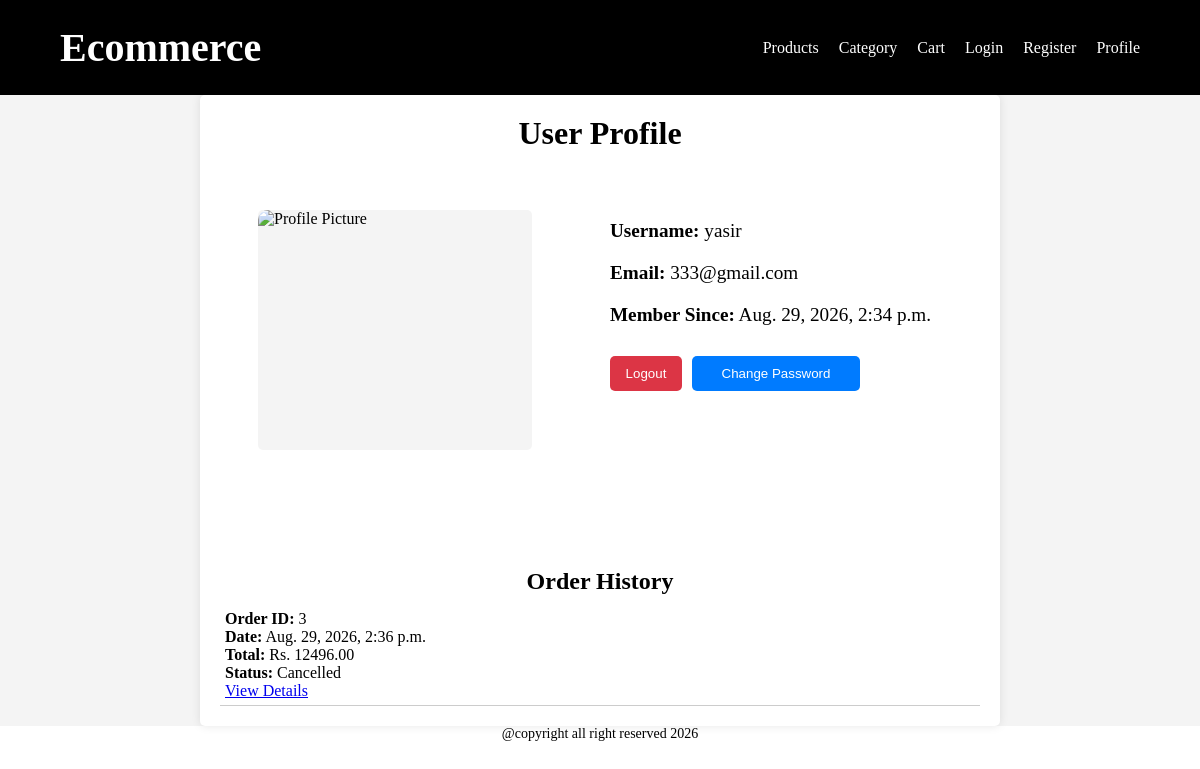
The page /accounts/profile/ (signed in) on the database as committed earlier.
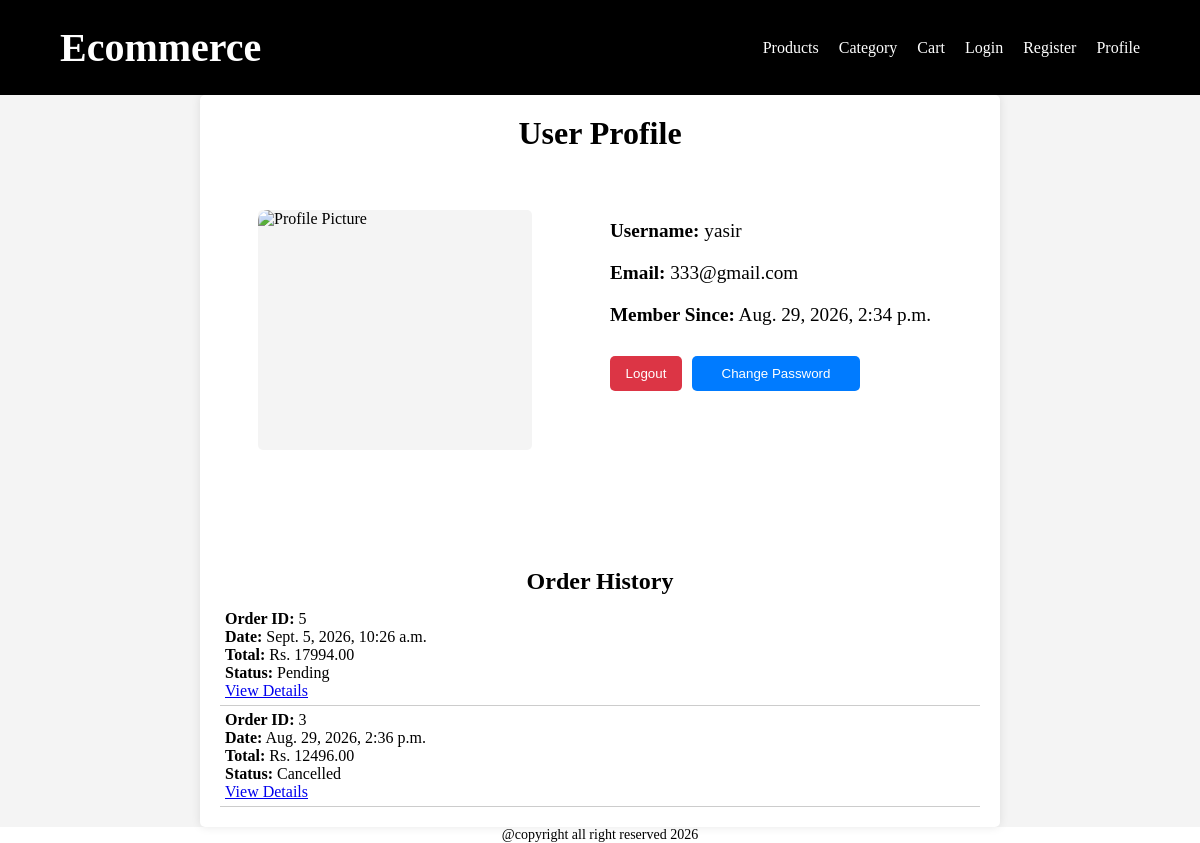
The same page on the database as committed later.
### apps/orders/models.py (models this page shows, shortened)
class Order(models.Model):
    class StatusChoices(models.TextChoices):
        Pending = 'Pending' ,'Pending'
        Processing = 'Processing', 'Processing'
        Deliverd ='Deliverd','Deliverd'
        Shipped = 'Shipped','Shipped'
        Cancelled = 'Cancelled','Cancelled'
    customer = models.ForeignKey(Customer , on_delete=models.CASCADE , related_name='orders')
    status = models.CharField(
        max_length=50,
        choices=StatusChoices.choices,
        default=StatusChoices.Pending
    )
    total_price = models.DecimalField(max_digits=10 ,decimal_places=2)
    created_at = models.DateTimeField(auto_now_add=True)
    ALLOWED_TRANSITIONS = {
        StatusChoices.Pending : [ StatusChoices.Processing , StatusChoices.Cancelled],
        StatusChoices.Processing : [StatusChoices.Shipped , StatusChoices.Cancelled],
        StatusChoices.Shipped : [StatusChoices.Deliverd],
        StatusChoices.Deliverd : [],
        StatusChoices.Cancelled : [],
    }

### apps/accounts/views.py (the view)
# urls.py: path('profile/' , views.profile , name='profile'),
@login_required
def profile(req):
    customer = req.user.customer
    orders = customer.orders.all().order_by('-created_at')
    context = {
        'user' : req.user,
        'orders': orders ,
    }
    return render(req , 'accounts/profile.html' , context)

### templates/accounts/profile.html (shortened to what this page needs)
{% extends 'base.html' %}
{% load static %}
{% block link %}
    <link rel="stylesheet" href="{% static 'CSS/accounts.css' %}">
{% endblock %}
{% block content %}
    <main class="profile-main">
        <div class="profile-container">
            <h1>User Profile</h1>
            <div class="profile-data-container">
                <div class="profile-pic">
                    <img src="{% static 'images/profile-pic.png' %}" alt="Profile Picture">
                </div>
                <div class="profile-info">
                    <p><strong>Username:</strong> {{ user.username }}</p>
                    <p><strong>Email:</strong> {{ user.email }}</p>
                    <p><strong>Member Since:</strong> {{ user.date_joined }}</p>
                    <div class="profile-actions">
                        <form method="post" action="{% url 'logout' %}">
                            <button class='logout-btn' type="submit">Logout</button>
                        </form>
                        <form method="post" action="{% url 'change_password' %}">
                            <button class='change-password-btn' type="submit">Change Password</button>
                        </form>
                    </div>
                </div>
            </div>
            <div class="order-section">
                <h2>Order History</h2>
                {% if orders %}
                    <ul class="order-list">
                        {% for order in orders %}
                            <li class="order-item">
                                <p><strong>Order ID:</strong> {{ order.id }}</p>
                                <p><strong>Date:</strong> {{ order.created_at }}</p>
                                <p><strong>Total:</strong> Rs. {{ order.total_price }}</p>
                                <p><strong>Status:</strong> {{ order.status }}</p>
                                <a href="{% url 'order_detail' order.id %}">View Details</a>
                            </li>
                        {% endfor %}
                    </ul>
                {% else %}
                    <p>No orders found.</p>
                {% endif %}
            </div>
        </div>
    </main>
{% endblock %}

Rows that differ between the two databases and show on the page:
added Order: id "5", created_at "Sept. 5, 2026, 10:26 a.m.", total_price "17994.00", status "Pending"
